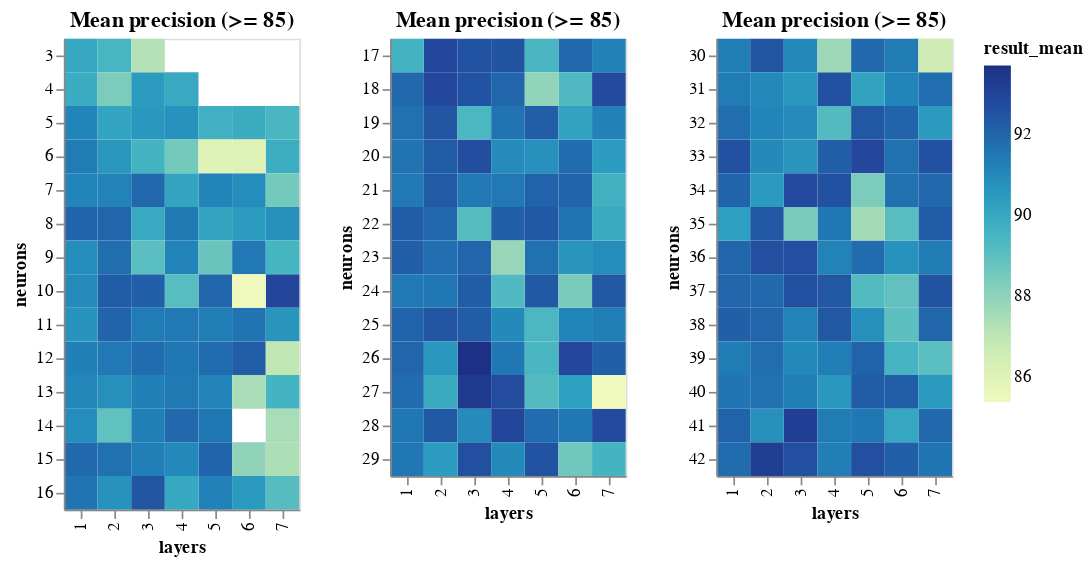

Notebook cell for this chart:
### Code cell
range_neurons_result_df = neurons_result_df[
    neurons_result_df.result_mean >= DETAILED_VIEW_TRESHOLD
]

binified_neurons_heatmap(
    f"Mean precision (>= {DETAILED_VIEW_TRESHOLD})", range_neurons_result_df
)
